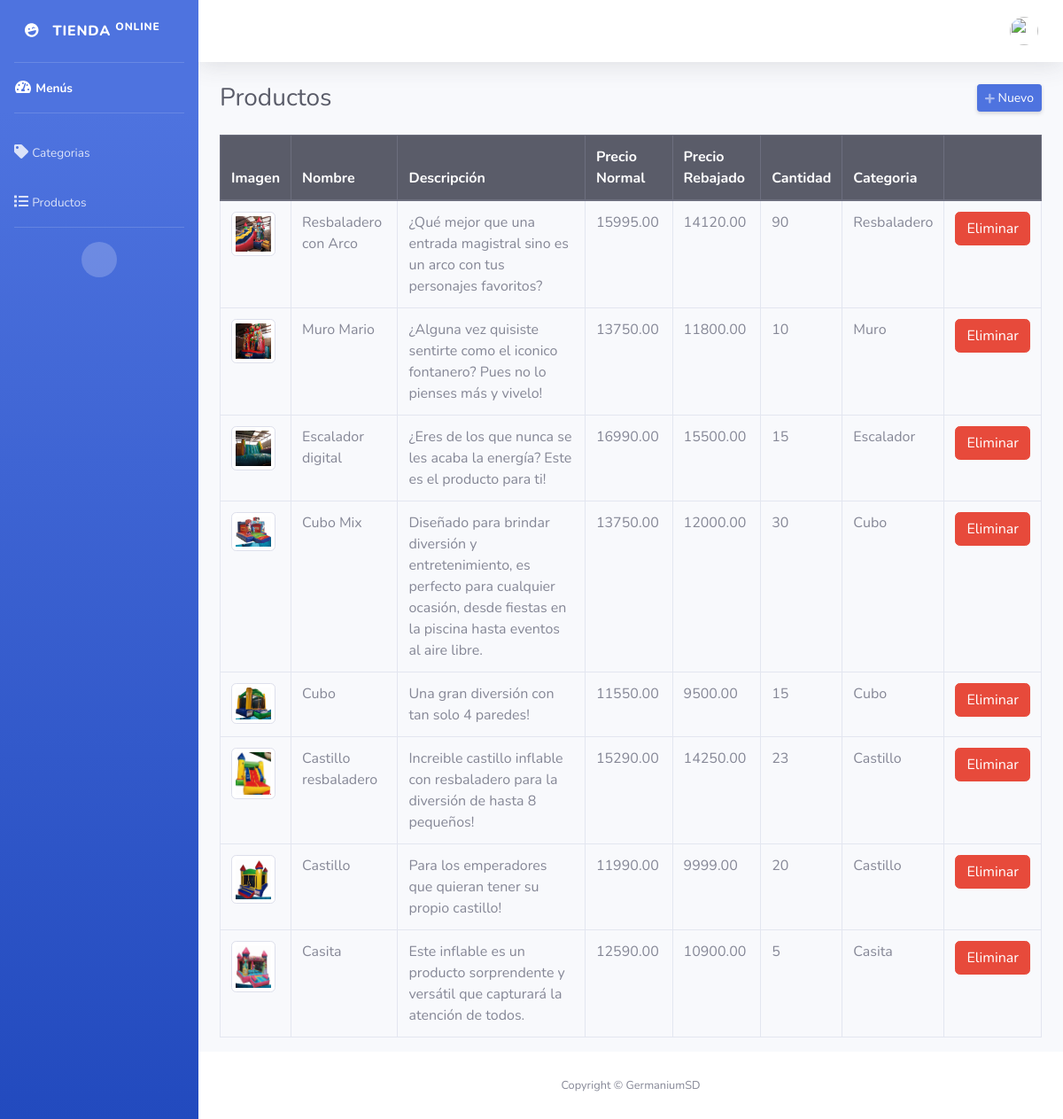
The app's page /GermaniumSD/admin/productos.php (signed in) with its own data.
### tables this page shows
CREATE TABLE `productos` (
  `id` int NOT NULL AUTO_INCREMENT,
  `nombre` varchar(255) NOT NULL,
  `descripcion` text NOT NULL,
  `precio_normal` decimal(10,2) NOT NULL,
  `precio_rebajado` decimal(10,2) NOT NULL,
  `cantidad` int NOT NULL,
  `imagen` varchar(50) NOT NULL,
  `id_categoria` int NOT NULL,
  PRIMARY KEY (`id`),
  KEY `id_categoria` (`id_categoria`),
  CONSTRAINT `productos_ibfk_1` FOREIGN KEY (`id_categoria`) REFERENCES `categorias` (`id`) ON DELETE CASCADE ON UPDATE CASCADE
);

CREATE TABLE `categorias` (
  `id` int NOT NULL AUTO_INCREMENT,
  `categoria` varchar(50) NOT NULL,
  PRIMARY KEY (`id`)
);

### GermaniumSD/admin/productos.php (the view, shortened to what this page needs)
<?php
require_once "../config/conexion.php";
include("includes/header.php");
?>
<div class="d-sm-flex align-items-center justify-content-between mb-4">
    <h1 class="h3 mb-0 text-gray-800">Productos</h1>
    <a href="#" class="d-none d-sm-inline-block btn btn-sm btn-primary shadow-sm" id="abrirProducto"><i class="fas fa-plus fa-sm text-white-50"></i> Nuevo</a>
</div>
<div class="row">
    <div class="col-md-12">
        <div class="table-responsive">
            <table class="table table-hover table-bordered" style="width: 100%;">
                <thead class="thead-dark">
                    <tr>
                        <th>Imagen</th>
                        <th>Nombre</th>
                        <th>Descripción</th>
                        <th>Precio Normal</th>
                        <th>Precio Rebajado</th>
                        <th>Cantidad</th>
                        <th>Categoria</th>
                        <th></th>
                    </tr>
                </thead>
                <tbody>
                    <?php
                    $query = $pdo->query("SELECT p.*, c.id AS id_cat, c.categoria FROM productos p INNER JOIN categorias c ON c.id = p.id_categoria ORDER BY p.id DESC");
                    while ($data = $query->fetch(PDO::FETCH_ASSOC)) { ?>
                        <tr>
                            <td><img class="img-thumbnail" src="../assets/img/<?php echo $data['imagen']; ?>" width="50"></td>
                            <td><?php echo $data['nombre']; ?></td>
                            <td><?php echo $data['descripcion']; ?></td>
                            <td><?php echo $data['precio_normal']; ?></td>
                            <td><?php echo $data['precio_rebajado']; ?></td>
                            <td><?php echo $data['cantidad']; ?></td>
                            <td><?php echo $data['categoria']; ?></td>
                            <td>
                                <form method="post" action="eliminar.php?accion=pro&id=<?php echo $data['id']; ?>" class="d-inline eliminar">
                                    <button class="btn btn-danger" type="submit">Eliminar</button>
                                </form>
                            </td>
                        </tr>
                    <?php } ?>
                </tbody>
            </table>
        </div>
    </div>
</div>
<?php include("includes/footer.php"); ?>

### records on screen
productos: imagen (picture), nombre "Resbaladero con Arco", descripcion "¿Qué mejor que una entrada magistral sino es un arco con tus personajes favoritos?", precio_normal "15995.00", precio_rebajado "14120.00", cantidad "90", id_categoria.categoria "Resbaladero"
productos: imagen (picture), nombre "Muro Mario", descripcion "¿Alguna vez quisiste sentirte como el iconico fontanero? Pues no lo pienses más y vivelo!", precio_normal "13750.00", precio_rebajado "11800.00", cantidad "10", id_categoria.categoria "Muro"
productos: imagen (picture), nombre "Escalador digital", descripcion "¿Eres de los que nunca se les acaba la energía? Este es el producto para ti!", precio_normal "16990.00", precio_rebajado "15500.00", cantidad "15", id_categoria.categoria "Escalador"
productos: imagen (picture), nombre "Cubo Mix", descripcion "Diseñado para brindar diversión y entretenimiento, es perfecto para cualquier ocasión, desde fiestas en la piscina hasta eventos al aire libre.", precio_normal "13750.00", precio_rebajado "12000.00", cantidad "30", id_categoria.categoria "Cubo"
productos: imagen (picture), nombre "Cubo", descripcion "Una gran diversión con tan solo 4 paredes!", precio_normal "11550.00", precio_rebajado "9500.00", cantidad "15", id_categoria.categoria "Cubo"
productos: imagen (picture), nombre "Castillo resbaladero", descripcion "Increible castillo inflable con resbaladero para la diversión de hasta 8 pequeños!", precio_normal "15290.00", precio_rebajado "14250.00", cantidad "23", id_categoria.categoria "Castillo"
productos: imagen (picture), nombre "Castillo", descripcion "Para los emperadores que quieran tener su propio castillo!", precio_normal "11990.00", precio_rebajado "9999.00", cantidad "20", id_categoria.categoria "Castillo"
productos: imagen (picture), nombre "Casita", descripcion "Este inflable es un producto sorprendente y versátil que capturará la atención de todos.", precio_normal "12590.00", precio_rebajado "10900.00", cantidad "5", id_categoria.categoria "Casita"
